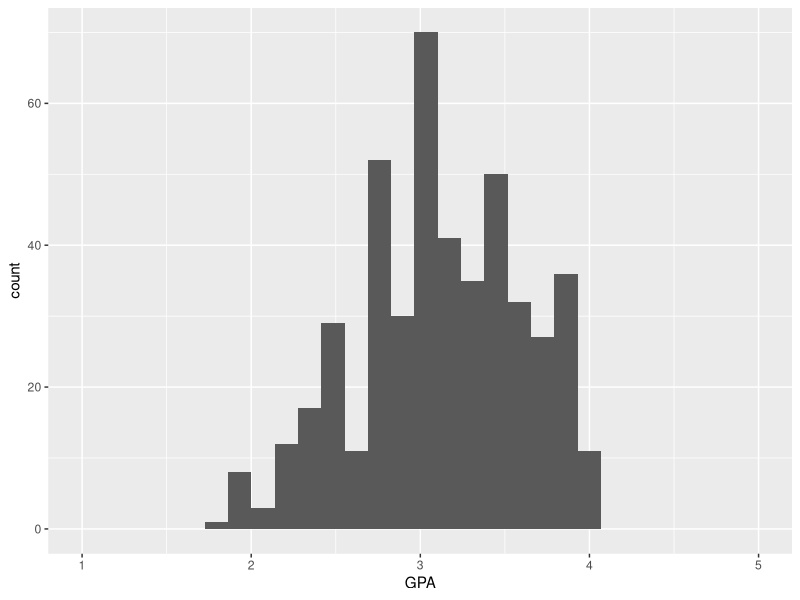
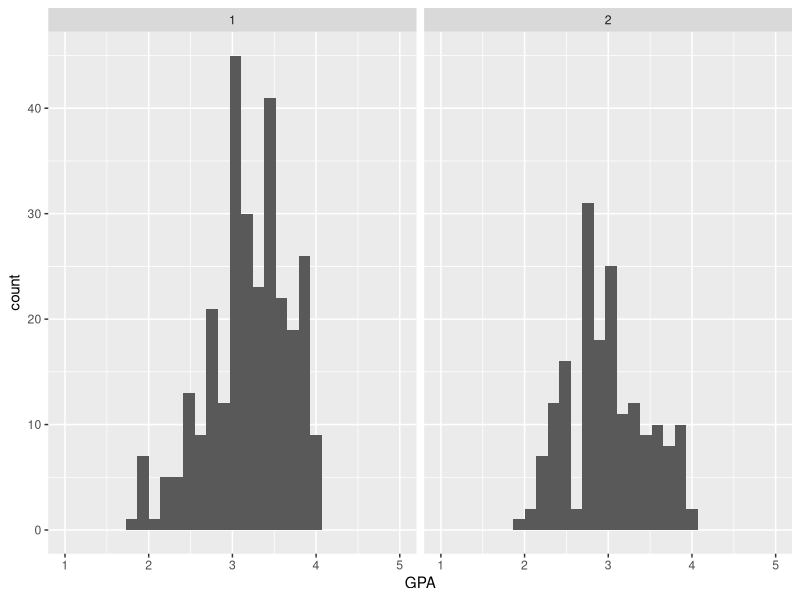
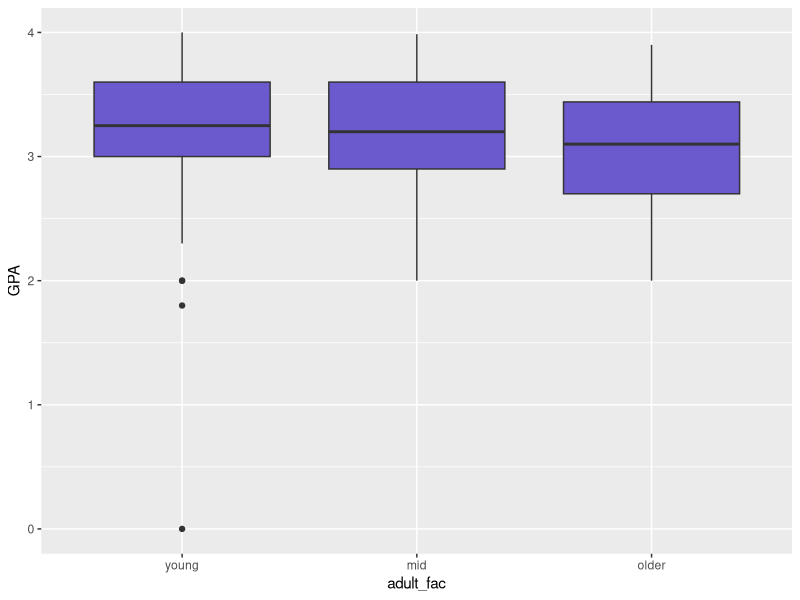

The R source for these figures, in order:
## ---- chunk 1
#| echo: TRUE
# install.packages("tidyverse", "car")
library(tidyverse)
## ---- chunk 2
#| echo: TRUE
students <- read_csv("data/cassady_finch_bolin.csv")
head(students, 4)
## ---- chunk 3
summary(students)
## ---- chunk 4
students |> 
  ggplot(aes(x = GPA)) + geom_histogram() + xlim(1, 5)
## ---- chunk 5
model_gpa_anxiety <- lm(GPA ~ CTA.tot + BStotal, data = students)
summary(model_gpa_anxiety)
## ---- chunk 6
model_gpa_anxiety2 <- lm(GPA ~ CTA.tot + BStotal + CTA.tot:BStotal, 
                         data = students)
summary(model_gpa_anxiety2)
## ---- chunk 7
anova(model_gpa_anxiety, model_gpa_anxiety2)
## ---- chunk 8
students |> 
  ggplot(aes(x = GPA)) + geom_histogram() + xlim(1, 5) + 
  facet_wrap(~ Gender)
## ---- chunk 9
str(students)
## ---- chunk 10
unique(students$Gender)
## ---- chunk 11
model_gpa_anxiety_gender <- lm(GPA ~ CTA.tot + BStotal + Gender, 
                               data = students)
## ---- chunk 12
summary(model_gpa_anxiety_gender)
## ---- chunk 13
students$gender_factor <- factor(students$Gender, 
                                 levels = c(1, 2), 
                                 labels = c("Female", "Male"))
## ---- chunk 14
levels(students$gender_factor)
## ---- chunk 15
fct_count(students$gender_factor)
## ---- chunk 16
model_gpa_anxiety_gender2 <- lm(GPA ~ CTA.tot + BStotal + gender_factor, 
                               data = students)
summary(model_gpa_anxiety_gender2)
## ---- chunk 17
students <- students %>% 
  mutate(adult_group = case_when(
    Age <= 19 ~ "young",
    Age > 19 & Age <= 21 ~ "mid",
    Age > 21 ~ "older"))

# How many of each?
count(students,adult_group)
## ---- chunk 18
str(students$adult_group)
## ---- chunk 19
GPA_adult <- lm(GPA ~ adult_group, data = students)
summary(GPA_adult)
## ---- chunk 20
GPA_adult$coefficients
## ---- chunk 21
students$adult_fac <- factor(students$adult_group, 
                             levels = c("young", "mid", "older"))
## ---- chunk 22
levels(students$adult_fac)
## ---- chunk 23
GPA_adult2 <- lm(GPA ~ adult_fac, data = students)
summary(GPA_adult2)
## ---- chunk 24
students |> 
  filter(GPA <= 4) |> 
  drop_na() |> 
  ggplot(aes(x = adult_fac, y = GPA)) + geom_boxplot(fill = "slateblue")
## ---- chunk 25
glimpse(gss_cat)
